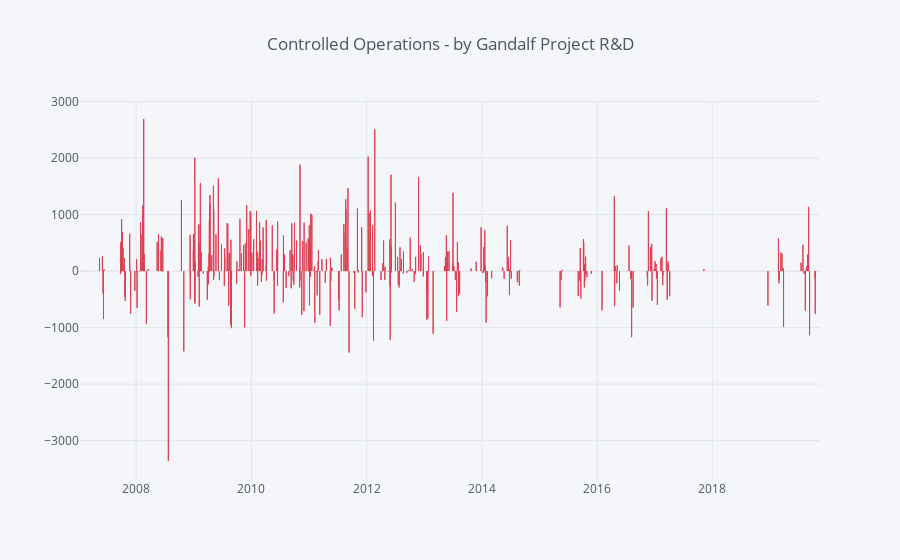

The cell this chart's notebook holds for it:
### Code cell
df.controlled.fillna(0).iplot(kind='bar', color="red", title="Controlled Operations - by Gandalf Project R&D")

### Figure 1 — Plotly figure (JSON) as saved in the notebook; plotly's stock layout.template omitted (floating-point values rounded to 4 significant figures; data arrays with more than 128 entries replaced by an {"elided": "..."} marker saying what was removed)
{"data": [{"marker": {"color": "rgba(219, 64, 82, 0.6)", "line": {"color": "rgba(219, 64, 82, 1.0)", "width": 1}}, "name": "controlled", "orientation": "v", "text": "", "type": "bar", "uid": "2ab1975a-d0e9-4a9b-a416-7a81b7ac32da", "x": {"elided": "750 str values"}, "y": {"elided": "750 float values"}}], "layout": {"legend": {"bgcolor": "#F5F6F9", "font": {"color": "#4D5663"}}, "paper_bgcolor": "#F5F6F9", "plot_bgcolor": "#F5F6F9", "title": {"font": {"color": "#4D5663"}, "text": "Controlled Operations - by Gandalf Project R&D"}, "xaxis": {"gridcolor": "#E1E5ED", "showgrid": true, "tickfont": {"color": "#4D5663"}, "title": {"font": {"color": "#4D5663"}, "text": ""}, "zerolinecolor": "#E1E5ED"}, "yaxis": {"gridcolor": "#E1E5ED", "showgrid": true, "tickfont": {"color": "#4D5663"}, "title": {"font": {"color": "#4D5663"}, "text": ""}, "zerolinecolor": "#E1E5ED"}}}
